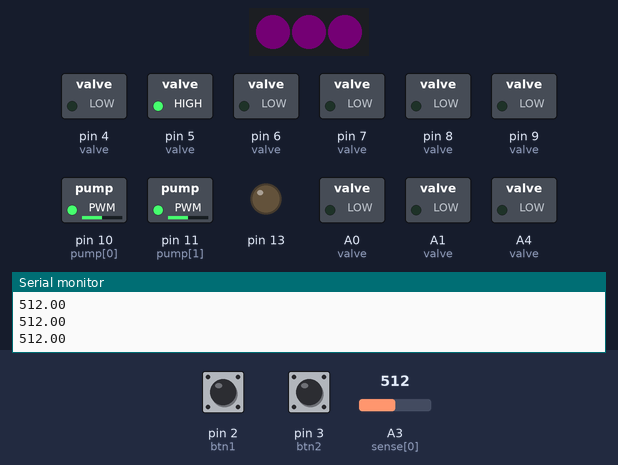
The sketch below on a simulated Arduino Nano, built with avr-gcc and run on an emulated ATmega328P. Parts: 3 RGB LEDs in strip order, left to right, switched loads named in the sketch (green lamp = pin HIGH), output pins drawn as LEDs (lit = HIGH), the last lines printed to the serial monitor. The inputs (shaded band) are chosen by the test bench; at power-on: A3 (sense[0]) = 512, pin 2 (btn1) HIGH, pin 3 (btn2) HIGH. Dim RGB values are drawn brighter than linear.

Above: at 1.2 s.
1.3 s: A3 (sense[0]) set to 537
At 4.6 s:
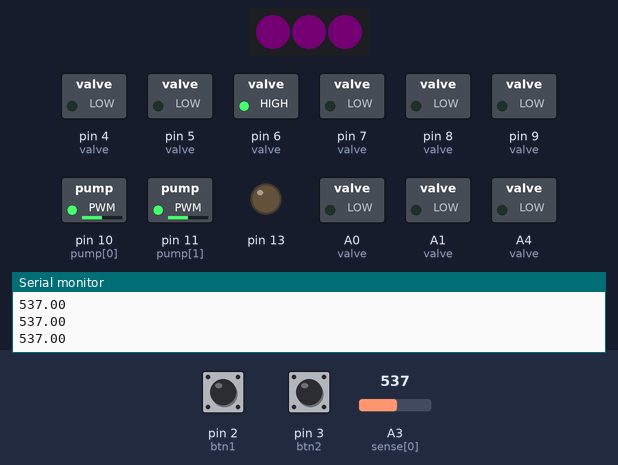
5.5 s: A3 (sense[0]) set to 490
At 9.2 s:
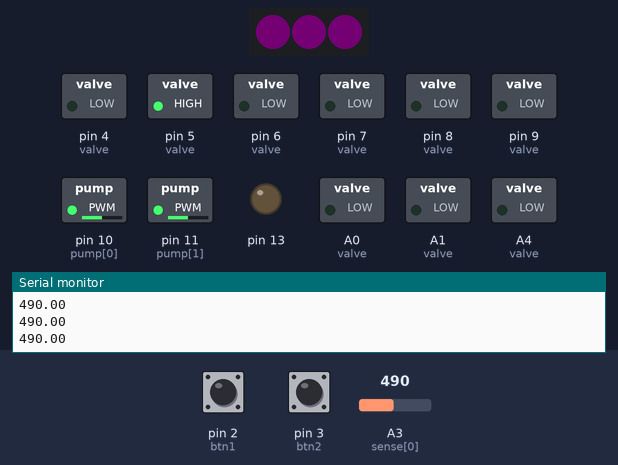
9.5 s: A3 (sense[0]) set to 524
At 12.9 s:
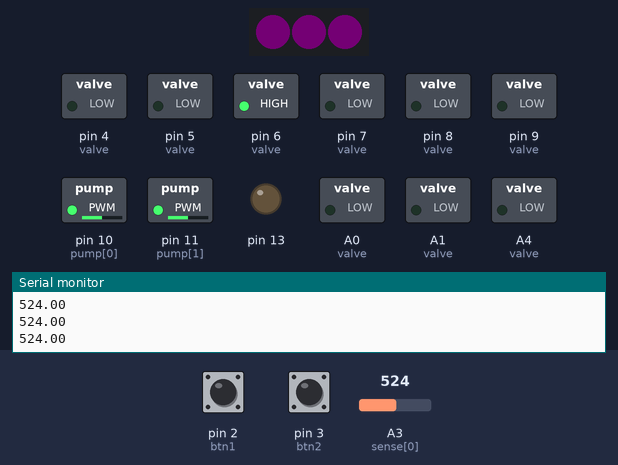
Timing chart, 0 to 14.4 s (numbered marks = the images above; inputs shaded):
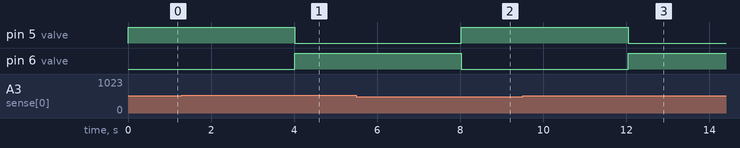

The sketch:

balloon_breathe.ino
```cpp
#include "programmable_air.h"

int state = UN_KNOWN;

void setup() {
  Serial.begin(115200);

  initializePins();

  switchOnPump(1, 50);
  switchOnPump(2, 50);
}

void loop() {
  float pressure = readPressure();
  Serial.println(pressure);
  if (!digitalRead(btn1)) {
    blow(0);
  }
  else {
    if (!digitalRead(btn2)) {
      suck(0);
    }
    else {
      switch (state) {
        case UN_KNOWN:
          if (pressure > 514) {
            suck();
            state = DECREASING;
          }
          else {
            blow();
            state = INCREASING;
          }
          break;

        case INCREASING:
          if (pressure > 520) {
            suck();
            state = DECREASING;
          } else {
            blow();
          }
          break;

        case DECREASING:
          if (pressure < 500) {
            blow();
            state = INCREASING;
          } else {
            suck();
          }
          break;
      }
    }
  }
  for (int i = 0; i < 20; i++) {
    pressure = readPressure();
    Serial.println(pressure);
    delay(200);
  }
}
```

programmable_air.h
```cpp
// Programmable Air
// Author: tinkrmind
// github.com/tinkrmind/programmable-air
// v0.3

#define DEBUG 0

#include <Adafruit_NeoPixel.h>

#define INCREASING 1
#define DECREASING -1
#define UN_KNOWN 0

const int pump[2] = {10, 11};
const int pump_sense[2] = {A6, A7};

#define OPEN 1
#define CLOSE 0
// vacuum, atmosphere, pressure
const int valve[9] = {   5,  4,  6,  \
                         8,  7,  9,  \
                         A1, A4, A0
                     };

const int sense[3] = {A3, A2, A5};

int readPressure(int num = 0, int times = 1);

#define neopixelPin 12
const int btn[2] = { 2, 3 };
const int btn1 = 2;
const int btn2 = 3;

Adafruit_NeoPixel neopixel = Adafruit_NeoPixel(3, neopixelPin, NEO_GRB + NEO_KHZ800);

void initializePins() {
  for (int i = 0; i < 9; i++) {
    pinMode(valve[i], OUTPUT);
    digitalWrite(valve[i], LOW);
  }

  pinMode(SCK, OUTPUT);

  pinMode(btn[0], INPUT_PULLUP);
  pinMode(btn[1], INPUT_PULLUP);

  for (int i = 0; i < 2; i++) {
    pinMode(pump[i], OUTPUT);
    digitalWrite(pump[i], LOW);
  }

  neopixel.begin();
  for (int i = 0; i < 3; i++) {
    neopixel.setPixelColor(i, neopixel.Color(1, 0, 1));
  }
  neopixel.show();
  if (DEBUG) {
    Serial.println("Pins initialised.");
  }
}

void setAllValves(int position) {
  if (position == OPEN) {
    for (int i = 0; i < 12; i++) {
      digitalWrite(valve[i], HIGH);
    }
  }

  if (position == CLOSE) {
    for (int i = 0; i < 12; i++) {
      digitalWrite(valve[i], LOW);
    }
  }
}

void setValve(int number, int position) {
  if (position == OPEN) {
    digitalWrite(valve[number], HIGH);
  }

  if (position == CLOSE) {
    digitalWrite(valve[number], LOW);
  }
}

//0-blow, 1-vent, 2-suck
void blow(int i=0) {
  if (DEBUG) {
    Serial.print("Blow: ");
    Serial.println(i);
  }
  if (i >= 0 && i <= 2) {
    setValve(i * 3 + 0, OPEN);
    setValve(i * 3 + 1, CLOSE);
    setValve(i * 3 + 2, CLOSE);
  }
}

void vent(int i=0) {
  if (DEBUG) {
    Serial.print("Vent: ");
    Serial.println(i);
  }
  if (i >= 0 && i <= 2) {
    setValve(i * 3 + 0, CLOSE);
    setValve(i * 3 + 1, OPEN);
    setValve(i * 3 + 2, CLOSE);
  }
}

void ventQuick(int i=0) {
  if (DEBUG) {
    Serial.print("ventQuick: ");
    Serial.println(i);
  }
  if (i >= 0 && i <= 2) {
    setValve(i * 3 + 0, CLOSE);
    setValve(i * 3 + 1, OPEN);
    setValve(i * 3 + 2, OPEN);
  }
}

void suck(int i=0) {
  if (DEBUG) {
    Serial.print("Suck: ");
    Serial.println(i);
  }
  if (i >= 0 && i <= 2) {
    setValve(i * 3 + 0, CLOSE);
    setValve(i * 3 + 1, CLOSE);
    setValve(i * 3 + 2, OPEN);
  }
}

void closeAll(int i=0) {
  if (DEBUG) {
    Serial.print("Close all: ");
    Serial.println(i);
  }
  if (i >= 1 && i <= 3) {
    i = i - 1;
    setValve(i * 3 + 0, CLOSE);
    setValve(i * 3 + 1, CLOSE);
    setValve(i * 3 + 2, CLOSE);
  }
}

// Read pressure
int readPressure(int num = 0, int times = 1) {
  //  Serial.print("reading pressure sensor ");
  //  Serial.print(num);
  //  Serial.print(" Averaging ");
  //  Serial.print(times);
  //  Serial.println(" times.");

  long pressure = 0;

  for (int i = 0; i < times; i++) {
    pressure += analogRead(sense[num]);
  }
  pressure /= times;

  //  Serial.print("Pressure: ");
  //  Serial.println(pressure);
  return int(pressure);
}

void switchOnPump(int num,  int percentagePower = 100) {
  if (num == 1 || num == 2) {
    analogWrite(pump[num - 1], percentagePower * 255 / 100);
  }
}

void switchOffPump(int num, int percentagePower = 100) {
  if (num == 1 || num == 2) {
    analogWrite(pump[num - 1], percentagePower * 255 / 100);
  }
}
```

Measured:
- the behaviour switches between 520 and 521 on A3 (sense[0]) (found by bisection; images 0 and 1)
- after the input at 1.3 s, pin 5 (valve): HIGH → LOW after 2.7 s; pin 6 (valve): LOW → HIGH after 2.7 s
- after the input at 5.5 s, pin 5 (valve): LOW → HIGH after 2.5 s; pin 6 (valve): HIGH → LOW after 2.5 s
- after the input at 9.5 s, pin 5 (valve): HIGH → LOW after 2.5 s; pin 6 (valve): LOW → HIGH after 2.5 s
